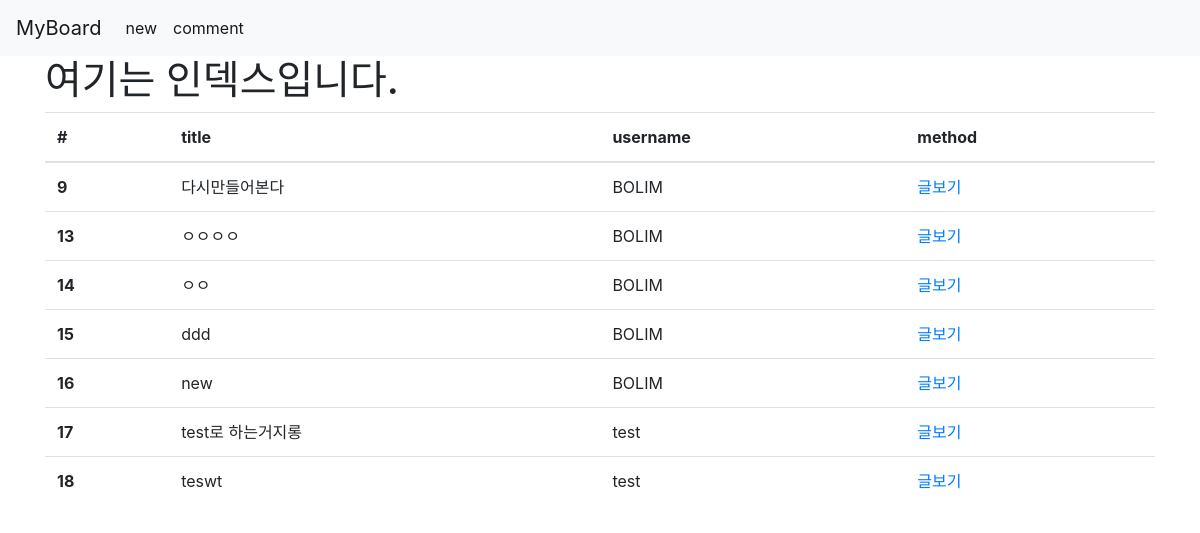
The app's page /articles/ with its own data.
### articles/models.py (models this page shows)
class Article(models.Model):
    title = models.CharField(max_length=100)   # 제한두고 작성, title 100자 이하로 제한
    content = models.TextField()
    user = models.ForeignKey(settings.AUTH_USER_MODEL, on_delete=models.CASCADE)

### articles/views.py (the view)
# urls.py: path('', views.index, name="index"),  # 전체 리스트 보여짐
def index(request):
    articles = Article.objects.all()
    context = {
        'articles': articles
    }
    return render(request, 'articles/index.html', context)

### articles/templates/articles/index.html
{% extends 'articles/base.html' %}
{% block body %}
    <h1>여기는 인덱스입니다.</h1>
    <table class="table">
      <thead>
        <tr>
          <th scope="col">#</th>
          <th scope="col">title</th>
          <th scope="col">username</th>
          <th scope="col">method</th>
        </tr>
      </thead>
      <tbody>
      {% for article in articles %}
        <tr>
          <th scope="row">{{article.id}}</th>
          <td>{{article.title}}</td>
          <td>{{article.user}}</td>
          <td>
              <a href="{% url 'articles:detail' article.id %}">글보기</a>
          </td>
        </tr>
      {% endfor %}
      </tbody>
    </table>
{% endblock %}

### records on screen
Article: id "9", title "다시만들어본다", user "BOLIM"
Article: id "13", title "ㅇㅇㅇㅇ", user "BOLIM"
Article: id "14", title "ㅇㅇ", user "BOLIM"
Article: id "15", title "ddd", user "BOLIM"
Article: id "16", title "new", user "BOLIM"
Article: id "17", title "test로 하는거지롱", user "test"
Article: id "18", title "teswt", user "test"
